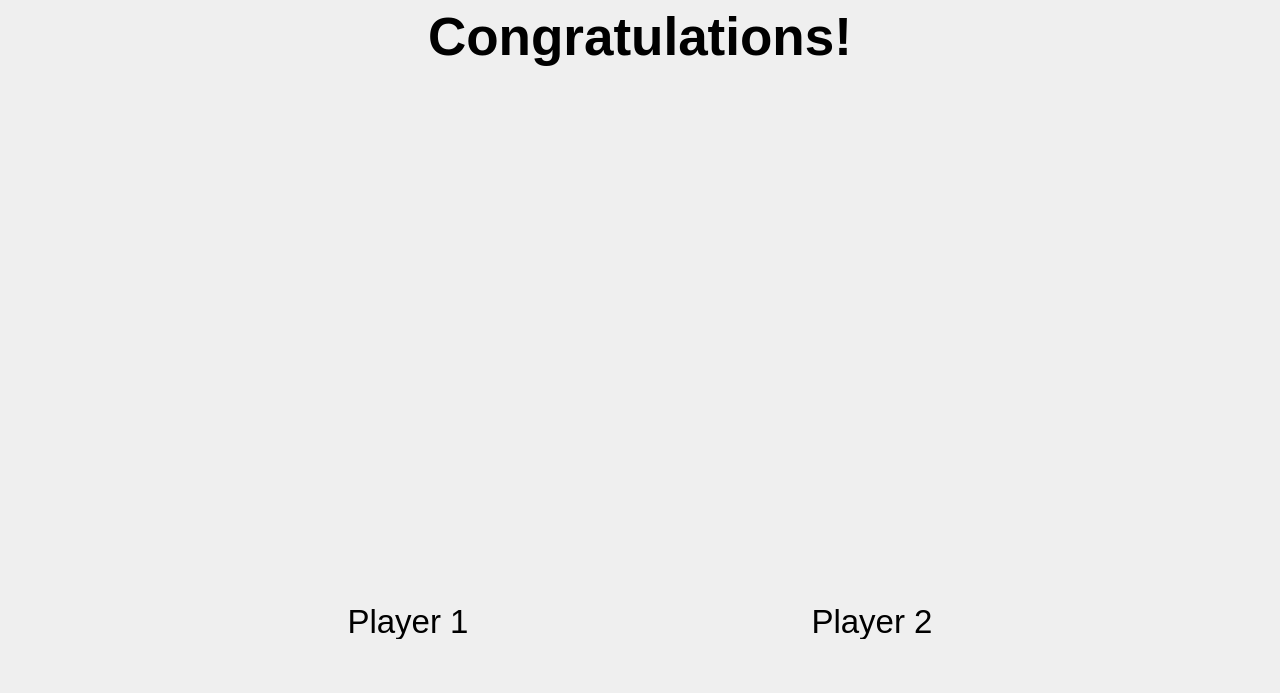
<?xml version="1.0" encoding="UTF-8"?>
<ui version="4.0">
 <class>Form</class>
 <widget class="QWidget" name="Form">
  <property name="geometry">
   <rect>
    <x>0</x>
    <y>0</y>
    <width>1280</width>
    <height>693</height>
   </rect>
  </property>
  <property name="windowTitle">
   <string>Form</string>
  </property>
  <layout class="QVBoxLayout" name="verticalLayout">
   <item>
    <widget class="QLabel" name="lblTitle">
     <property name="minimumSize">
      <size>
       <width>0</width>
       <height>32</height>
      </size>
     </property>
     <property name="font">
      <font>
       <pointsize>40</pointsize>
       <weight>75</weight>
       <bold>true</bold>
      </font>
     </property>
     <property name="text">
      <string>Congratulations!</string>
     </property>
     <property name="alignment">
      <set>Qt::AlignBottom|Qt::AlignHCenter</set>
     </property>
    </widget>
   </item>
   <item>
    <spacer name="verticalSpacer">
     <property name="orientation">
      <enum>Qt::Vertical</enum>
     </property>
     <property name="sizeHint" stdset="0">
      <size>
       <width>20</width>
       <height>21</height>
      </size>
     </property>
    </spacer>
   </item>
   <item>
    <layout class="QHBoxLayout" name="horizontalLayout">
     <item>
      <spacer name="horizontalSpacerP2">
       <property name="orientation">
        <enum>Qt::Horizontal</enum>
       </property>
       <property name="sizeHint" stdset="0">
        <size>
         <width>40</width>
         <height>20</height>
        </size>
       </property>
      </spacer>
     </item>
     <item>
      <widget class="QWidget" name="widgetLayoutP1" native="true">
       <layout class="QVBoxLayout" name="layoutP1">
        <item>
         <widget class="QLabel" name="imgP1">
          <property name="sizePolicy">
           <sizepolicy hsizetype="Preferred" vsizetype="Preferred">
            <horstretch>0</horstretch>
            <verstretch>0</verstretch>
           </sizepolicy>
          </property>
          <property name="minimumSize">
           <size>
            <width>400</width>
            <height>400</height>
           </size>
          </property>
          <property name="maximumSize">
           <size>
            <width>300</width>
            <height>300</height>
           </size>
          </property>
          <property name="text">
           <string/>
          </property>
          <property name="pixmap">
           <pixmap resource="assets.qrc">:/ui/img/placeholder_head.jpg</pixmap>
          </property>
          <property name="scaledContents">
           <bool>true</bool>
          </property>
         </widget>
        </item>
        <item>
         <spacer name="verticalSpacer_7">
          <property name="orientation">
           <enum>Qt::Vertical</enum>
          </property>
          <property name="sizeType">
           <enum>QSizePolicy::Expanding</enum>
          </property>
          <property name="sizeHint" stdset="0">
           <size>
            <width>20</width>
            <height>100</height>
           </size>
          </property>
         </spacer>
        </item>
        <item>
         <widget class="QLabel" name="lblP1">
          <property name="minimumSize">
           <size>
            <width>0</width>
            <height>32</height>
           </size>
          </property>
          <property name="font">
           <font>
            <pointsize>25</pointsize>
           </font>
          </property>
          <property name="text">
           <string>Player 1</string>
          </property>
          <property name="alignment">
           <set>Qt::AlignCenter</set>
          </property>
         </widget>
        </item>
       </layout>
      </widget>
     </item>
     <item>
      <spacer name="horizontalSpacer_13">
       <property name="orientation">
        <enum>Qt::Horizontal</enum>
       </property>
       <property name="sizeType">
        <enum>QSizePolicy::Fixed</enum>
       </property>
       <property name="sizeHint" stdset="0">
        <size>
         <width>40</width>
         <height>20</height>
        </size>
       </property>
      </spacer>
     </item>
     <item>
      <widget class="QWidget" name="widgetLayoutP2" native="true">
       <layout class="QVBoxLayout" name="layoutP2">
        <item>
         <widget class="QLabel" name="imgP2">
          <property name="sizePolicy">
           <sizepolicy hsizetype="Preferred" vsizetype="Preferred">
            <horstretch>0</horstretch>
            <verstretch>0</verstretch>
           </sizepolicy>
          </property>
          <property name="minimumSize">
           <size>
            <width>400</width>
            <height>400</height>
           </size>
          </property>
          <property name="maximumSize">
           <size>
            <width>300</width>
            <height>300</height>
           </size>
          </property>
          <property name="text">
           <string/>
          </property>
          <property name="pixmap">
           <pixmap resource="assets.qrc">:/ui/img/placeholder_head.jpg</pixmap>
          </property>
          <property name="scaledContents">
           <bool>true</bool>
          </property>
         </widget>
        </item>
        <item>
         <spacer name="verticalSpacer_6">
          <property name="orientation">
           <enum>Qt::Vertical</enum>
          </property>
          <property name="sizeType">
           <enum>QSizePolicy::Expanding</enum>
          </property>
          <property name="sizeHint" stdset="0">
           <size>
            <width>20</width>
            <height>100</height>
           </size>
          </property>
         </spacer>
        </item>
        <item>
         <widget class="QLabel" name="lblP2">
          <property name="minimumSize">
           <size>
            <width>0</width>
            <height>32</height>
           </size>
          </property>
          <property name="font">
           <font>
            <pointsize>25</pointsize>
           </font>
          </property>
          <property name="text">
           <string>Player 2</string>
          </property>
          <property name="alignment">
           <set>Qt::AlignCenter</set>
          </property>
         </widget>
        </item>
       </layout>
      </widget>
     </item>
     <item>
      <spacer name="horizontalSpacer">
       <property name="orientation">
        <enum>Qt::Horizontal</enum>
       </property>
       <property name="sizeHint" stdset="0">
        <size>
         <width>40</width>
         <height>20</height>
        </size>
       </property>
      </spacer>
     </item>
    </layout>
   </item>
   <item>
    <spacer name="verticalSpacer_3">
     <property name="orientation">
      <enum>Qt::Vertical</enum>
     </property>
     <property name="sizeHint" stdset="0">
      <size>
       <width>20</width>
       <height>37</height>
      </size>
     </property>
    </spacer>
   </item>
  </layout>
 </widget>
 <resources>
  <include location="assets.qrc"/>
  <include location="assets.qrc"/>
 </resources>
 <connections/>
</ui>
